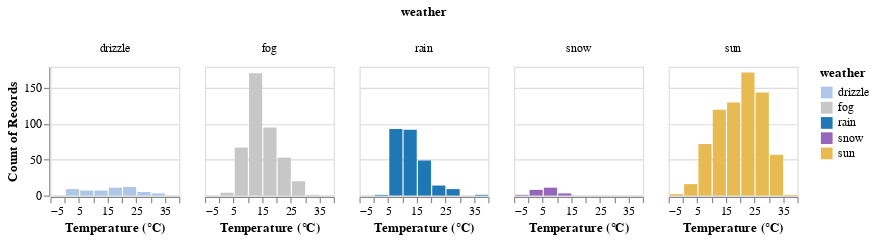

This figure's notebook cell:
### Markdown cell above
## Quick Review: The Four Operators

You've seen these operators before. Here's a quick reminder of the basics before we explore advanced techniques.

### Review 1: Faceting with Encoding Channels

**Exploratory Question:** *How does maximum temperature vary across weather conditions in Seattle?*

### Code cell
colors = alt.Scale(
    domain=['drizzle', 'fog', 'rain', 'snow', 'sun'],
    range=['#aec7e8', '#c7c7c7', '#1f77b4', '#9467bd', '#e7ba52']
)

alt.Chart(seattle_data).mark_bar().encode(
    alt.X('temp_max:Q').bin(True).title('Temperature (°C)'),
    alt.Y('count():Q'),
    alt.Color('weather:N').scale(colors),
    alt.Column('weather:N')  # ← Faceting happens here
).properties(
    width=110,
    height=110
)

### Figure 1 — Vega-Lite specification as saved in the notebook (floating-point values rounded to 4 significant figures; data arrays with more than 128 entries replaced by an {"elided": "..."} marker saying what was removed)
{"config": {"view": {"continuousWidth": 300, "continuousHeight": 300}}, "data": {"name": "data-92bf5a4e47e795b1115a76776ef1e5aa"}, "mark": {"type": "bar"}, "encoding": {"color": {"field": "weather", "scale": {"domain": ["drizzle", "fog", "rain", "snow", "sun"], "range": ["#aec7e8", "#c7c7c7", "#1f77b4", "#9467bd", "#e7ba52"]}, "type": "nominal"}, "column": {"field": "weather", "type": "nominal"}, "x": {"bin": true, "field": "temp_max", "title": "Temperature (°C)", "type": "quantitative"}, "y": {"aggregate": "count", "type": "quantitative"}}, "height": 110, "width": 110, "$schema": "https://vega.github.io/schema/vega-lite/v5.20.1.json", "datasets": {"data-92bf5a4e47e795b1115a76776ef1e5aa": {"elided": "1461 records"}}}
